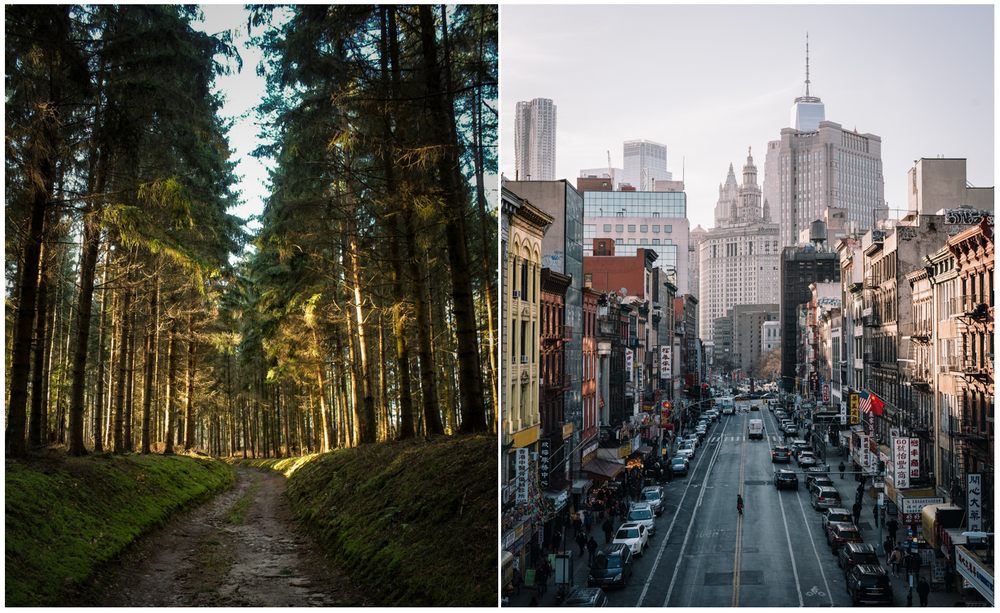
#> input picture p2/2.2/in/forestcity.png, 1000 x 613 px, shrunk from 1423 x 872 before the run
$ python fav.py   (older library calls are emulated)
#> lines starting #> are read from the running program, lines starting #| are printed output that depends on the picture
from pathlib import Path
import cv2
from matplotlib import pyplot as plt
import numpy as np
from scipy.signal import convolve2d

DIR = Path(__file__).resolve().parent
IN_PATH = DIR / "in"
OUT_PATH = DIR / "out"


def lopass(im, sigma):
    ksize = 2 * int(3 * sigma) + 1
    g = cv2.getGaussianKernel(ksize=ksize, sigma=sigma, ktype=cv2.CV_32F)
    G = np.outer(g, g)
    f = np.zeros_like(im, dtype=np.float32)
    for ch in range(3):
        f[:, :, ch] = convolve2d(im[:, :, ch], G, mode="same", boundary="symm")
    return f


def hipass(im, sigma):
    f = lopass(im, sigma)
    f = im - f
    return f


def fft(im):
    im = cv2.cvtColor(im, cv2.COLOR_BGR2GRAY)
    F = np.fft.fft2(im)
    F = np.fft.fftshift(F)
    mags = np.log(np.abs(F))
    return mags


def main():
    f = "forestcity.png"
    im = cv2.imread(IN_PATH / f).astype(np.float32) / 255.
    H, W, C = im.shape
#> H = 613; W = 1000; C = 3
    # lopass, low frequency, dominates from far away: city
    im1 = im[:, W//2:]
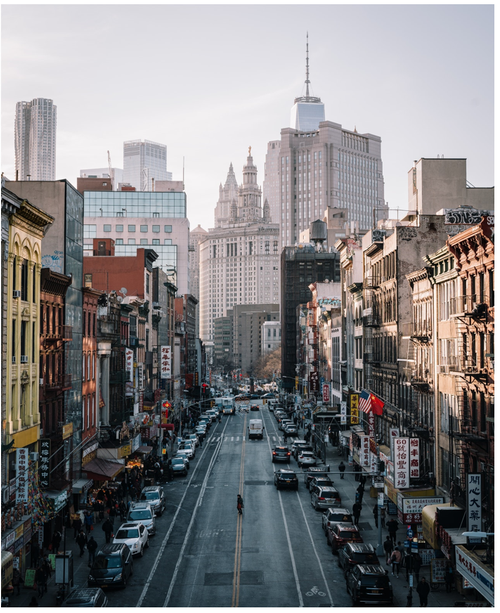
#> im1: shape (613, 500, 3) float32; mean B, G, R 0.51, 0.504, 0.509
    # hipass, high frequency, dominates from close up: forest
    im2 = im[:, :W//2]
    if (im1.shape[1] > im2.shape[1]):
        im1 = im1[:, 1:]
    cv2.imwrite(OUT_PATH / "a.jpg", im1 * 255)
    cv2.imwrite(OUT_PATH / "b.jpg", im2 * 255)

    sigma1 = 6
    sigma2 = 6
    lo = lopass(im1, sigma1)
    hi = hipass(im2, sigma2)
#> call 2 of lopass, with sigma = 6
#> after the loop in lopass (call 2), `for ch in range(3):`:
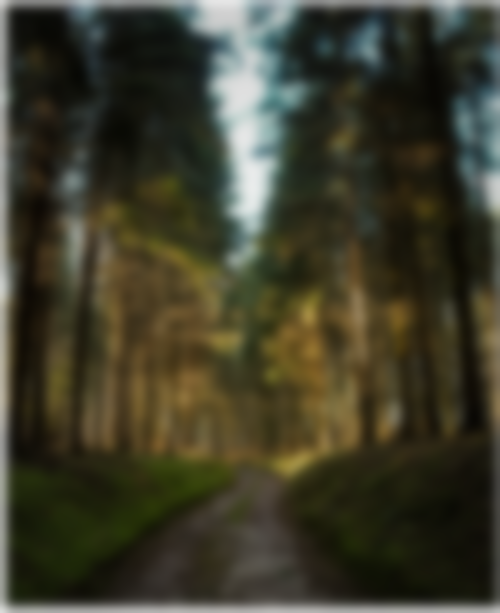
#> f: shape (613, 500, 3) float32; mean B, G, R 0.173, 0.242, 0.247
#> in hipass, `f = im - f`:
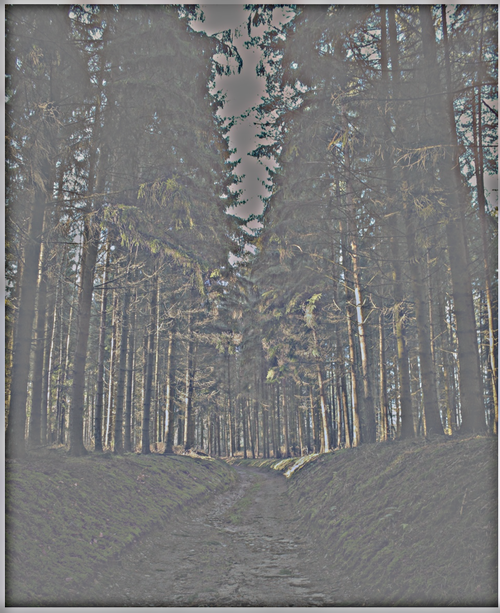
#> f: shape (613, 500, 3) float32; mean B, G, R -1.13e-08, -1.66e-08, -2.33e-08; drawn with min black and max white
    cv2.imwrite(OUT_PATH / "lo.jpg", lo * 255)
    cv2.imwrite(OUT_PATH / "hi.jpg", hi * 255)
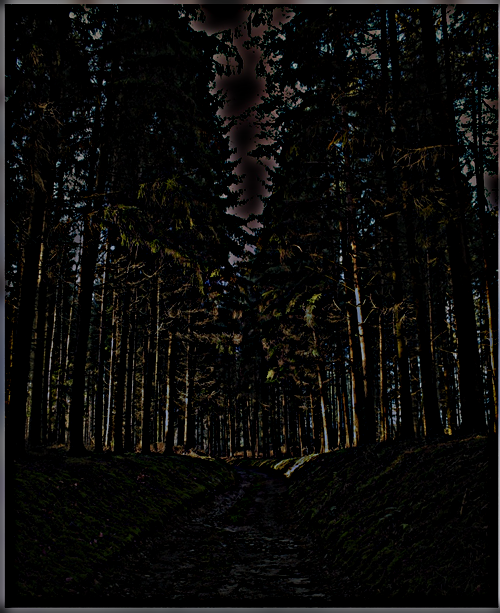
#> saved as hi.jpg: shape (613, 500, 3); mean B, G, R 10, 11.5, 11.9
    hybrid = lo + hi
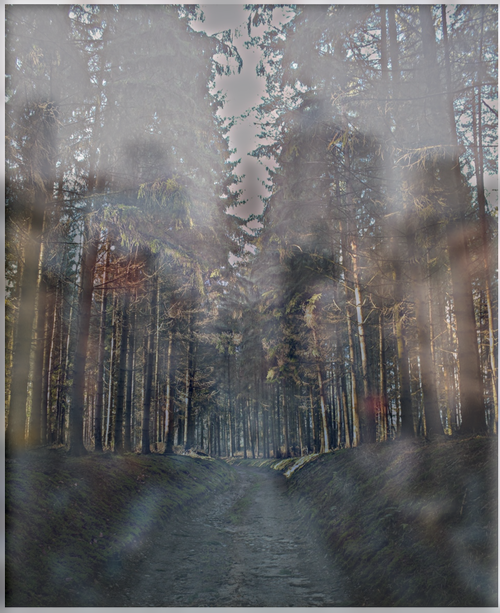
#> hybrid: shape (613, 500, 3) float32; mean B, G, R 0.509, 0.503, 0.509; drawn with min black and max white
    cv2.imwrite(OUT_PATH / f, hybrid * 255)

    ffts = [fft(im1), fft(im2), fft(lo), fft(hi), fft(hybrid)]
#> in fft (call 3), `im = cv2.cvtColor(im, cv2.COLOR_BGR2GRAY)`:
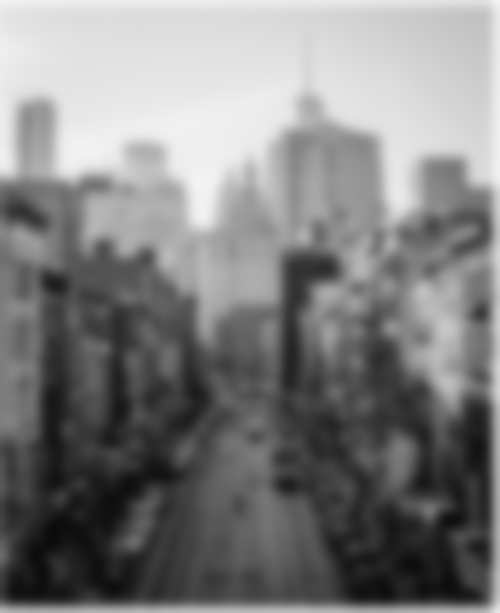
#> im: shape (613, 500) float32; min 0.0428, max 0.955, mean 0.506
#> in fft (call 4), `mags = np.log(np.abs(F))`:
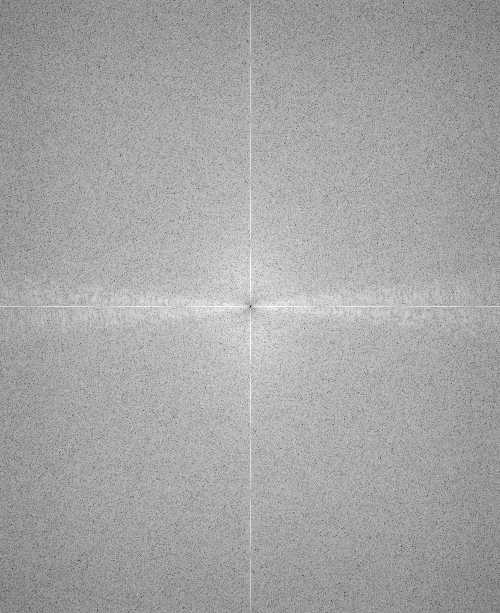
#> mags: shape (613, 500) float64; min -5.3, max 7.73, mean 3.16; drawn with min black and max white

    # Graphing
    # mn = min(f.min() for f in ffts)
    # mx = max(f.max() for f in ffts)
    all = np.concatenate([f.ravel() for f in ffts])
    mn = np.percentile(all, 1)
#> mn = -3.04
    mx = np.percentile(all, 99)
#> mx = 5.6
    ts = ["Image_1", "Image_2", "Image_1_lowpass",
          "Image_2_highpass", "Hybrid"]
    for i, (f, t) in enumerate(zip(ffts, ts)):
        plt.figure()
        plt.imshow(f, cmap="inferno", vmin=mn, vmax=mx)
        plt.title(t)
        plt.axis("off")
        plt.tight_layout()
        plt.savefig(f"{OUT_PATH / t}.jpg")
#> this loop made 5 passes
#> t on passes 1 to 5: 'Image_1', 'Image_2', 'Image_1_lowpass', 'Image_2_highpass', 'Hybrid'


main()

$ run again, with p2/2.2/in/fire.jpg saved as p2/2.2/in/forestcity.png
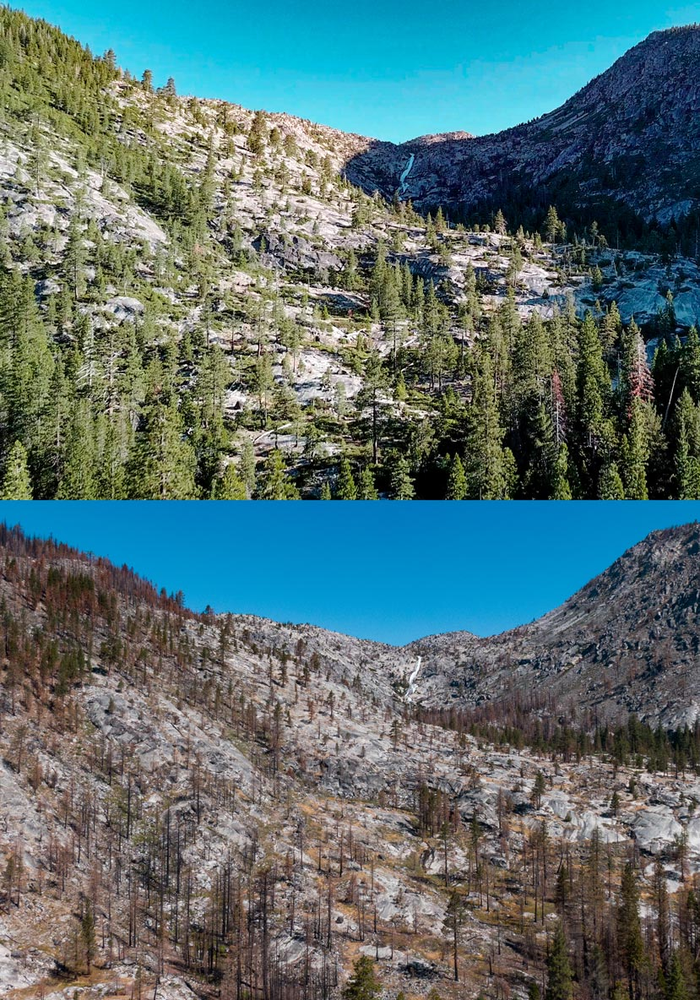
#> input picture p2/2.2/in/fire.jpg, 700 x 1000 px, shrunk from 829 x 1184 before the run
#> after the loop in lopass (call 2), `for ch in range(3):`:
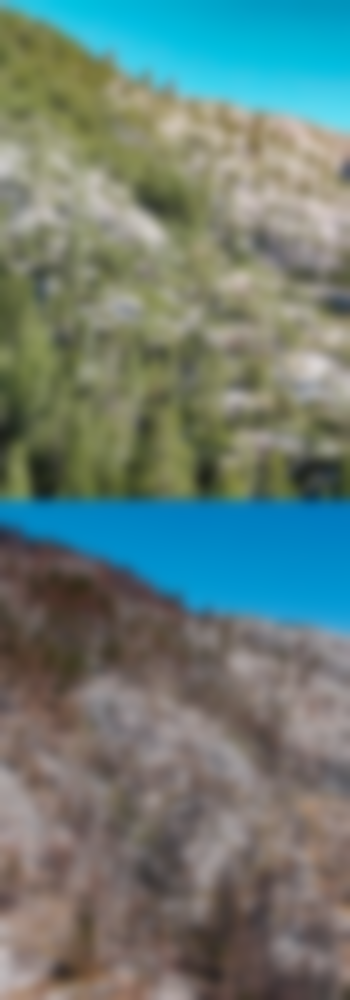
#> f: shape (1000, 350, 3) float32; mean B, G, R 0.466, 0.492, 0.418
#> in fft (call 5), `im = cv2.cvtColor(im, cv2.COLOR_BGR2GRAY)`:
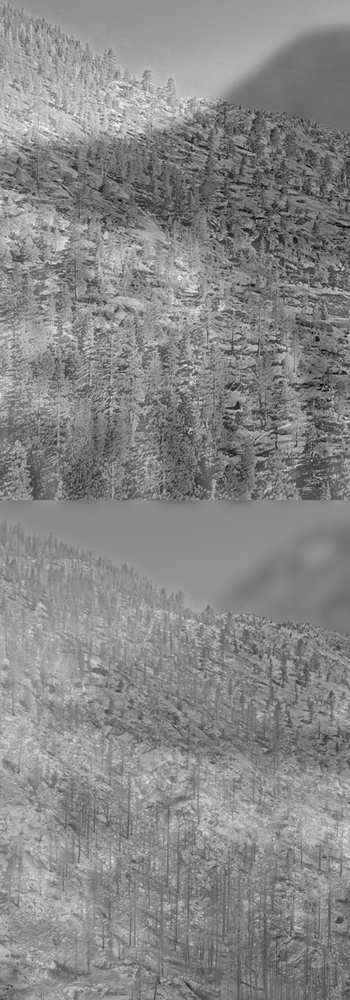
#> im: shape (1000, 350) float32; min -0.601, max 1.2, mean 0.354; drawn with min black and max white
#> mn = -3.09
#> mx = 5.66
#> the loop in main, `for i, (f, t) in enumerate(zip(ffts, ts)):` made 5 passes
#> t on passes 1 to 5: 'Image_1', 'Image_2', 'Image_1_lowpass', 'Image_2_highpass', 'Hybrid'
